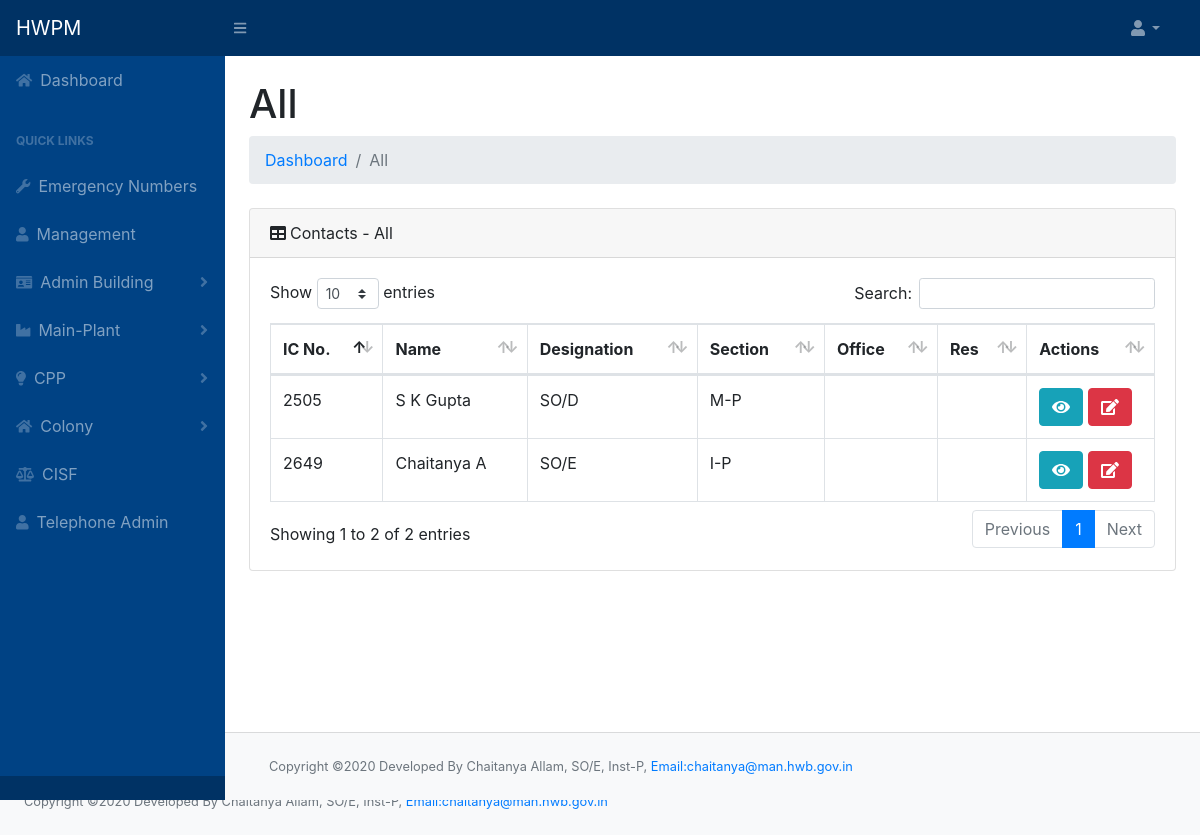
Before: /all.php with the older database file.
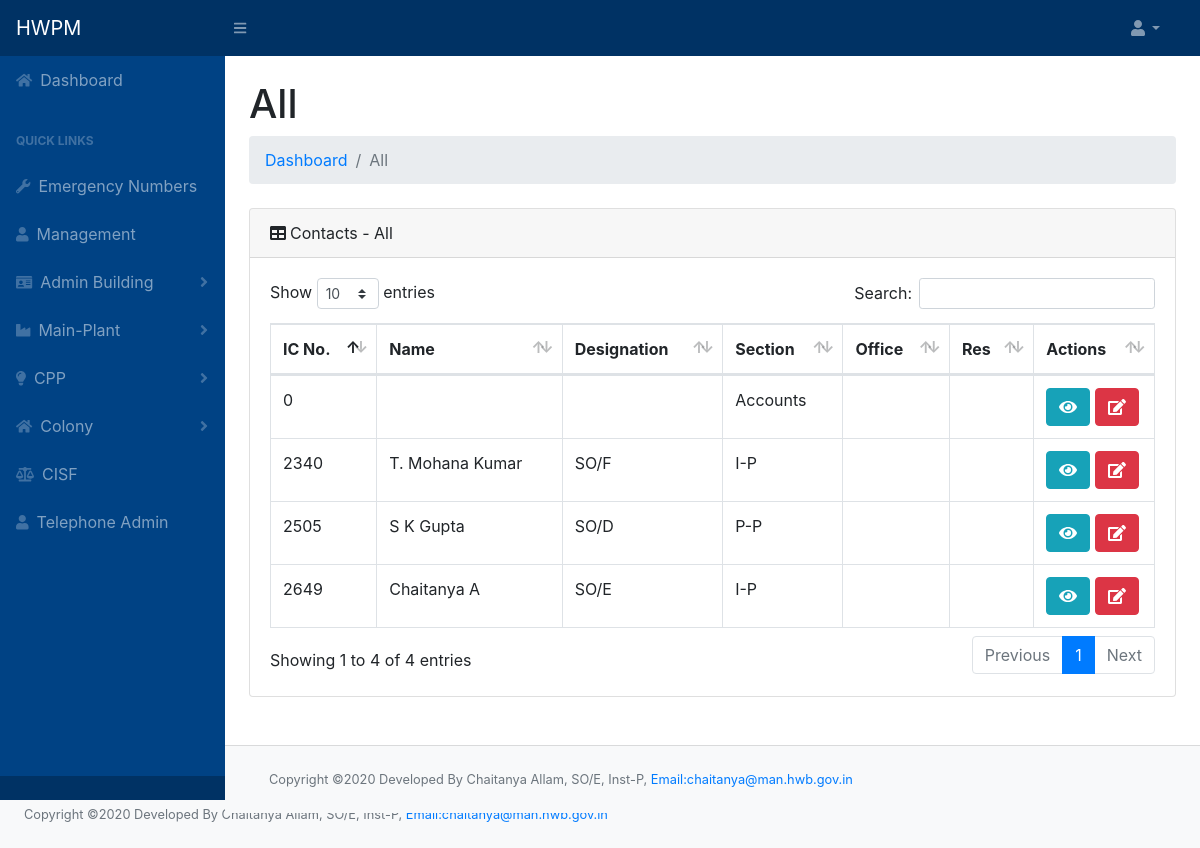
After: the same page with the newer database file.
### tables this page shows
CREATE TABLE `employee` (
  `icno` int(10) NOT NULL,
  `name` varchar(50) NOT NULL,
  `designation` varchar(50) NOT NULL,
  `section` varchar(50) NOT NULL,
  `pno` int(20) NOT NULL
);

### all.php (the view, shortened to what this page needs)
<!DOCTYPE html>
<html lang="en">
<?php include "header.php";
?>
<div id="layoutSidenav_content">
  <main>
    <div class="container-fluid">
      <h1 class="mt-4">All</h1>
      <ol class="breadcrumb mb-4">
        <li class="breadcrumb-item"><a href="index.php">Dashboard</a></li>
        <?php if (isset($_GET['act'])) { ?>
          <li class="breadcrumb-item"><a href="mech.php">All </a></li>
          <li class="breadcrumb-item active">
          <?php
          $query = $conn->query("SELECT * FROM `main_act` where `eno`='" . $_GET['act'] . "'");
          if (!$query) die($conn->error);
          while ($row = $query->fetch_assoc()) {
            echo $row['act_name'];
          }
        } else echo "<li class='breadcrumb-item active'>All</a></li>";
          ?>
      </ol>
        <div class="card mb-4">
                <div class="card-header"><i class="fas fa-table mr-1"></i>Contacts - All</div>
                <div class="card-body">
                    <div class="table-responsive table-hover">
                        <table class="table table-bordered" id="dataTable" width="100%" cellspacing="0">
                            <thead>
                                <tr>
                                    <th>IC No.</th>
                                    <th>Name</th>
                                    <th>Designation</th>
                                    <th>Section</th>
                                    <th>Office</th>
                                    <th>Res</th>
                                    <th>Actions</th>
                                </tr>
                            </thead>
                            <tbody>
                                <?php $query = $conn->query("SELECT * FROM `employee`");
                                while ($row = $query->fetch_assoc()) {
                                    echo"<tr>";
                                    ?>
                                    <td><?php echo $row['icno']?></td>
                                    <td><?php echo $row['name']?></td>
                                    <td><?php echo $row['designation']?></td>
                                    <td><?php echo $row['section']?></td>
                                    <td></td>
                                    <td></td>
                                    <td>
                                    <button type="button" class="btn btn-info" data-toggle="modal" data-target="#myModal1"><i class="fa fa-eye"></i></button>
                                    <button type="button" class="btn btn-danger" data-toggle="modal" data-target="#myModal2"><i class="fa fa-edit"></i></button>
                                    </td>
                                    <?php
                                    echo "</tr>";
                                } ?>
                            </tbody>
                        </table>
                    </div>
                </div>
            </div>
        </div>
    </main>
    <br>
    <footer class="py-4 bg-light mt-auto card-footer">
        <div class="container-fluid">
            <div class="d-flex align-items-center justify-content-between small">
                <div class="text-muted">Copyright &copy;2020 Developed By Chaitanya Allam, SO/E, Inst-P, <a href="mailto:chaitanya@man.hwb.gov.in" style="font-size:0.8rem">Email:chaitanya@man.hwb.gov.in</a></div>
            </div>
        </div>
    </footer>
</div>
</div>
  <br>
  <footer class="py-4 bg-light mt-auto">
    <div class="container-fluid">
      <div class="d-flex align-items-center justify-content-between small">
        <div class="text-muted">Copyright &copy;2020 Developed By Chaitanya Allam, SO/E, Inst-P, <a href="mailto:chaitanya@man.hwb.gov.in" style="font-size:0.8rem">Email:chaitanya@man.hwb.gov.in</a></div>
      </div>
    </div>
  </footer>
<?php include "footer.php" ?>

Changed rows visible on the page:
added employee: icno "0", section "Accounts"
added employee: icno "2340", name "T. Mohana Kumar", designation "SO/F", section "I-P"
changed employee "S K Gupta": section "M-P" → "P-P"
Other visible differences:
text written by a page script: "Show entries Search: Showing 1 to 2 of 2 entries Previous 1 Next" → "Show entries Search: Showing 1 to 4 of 4 entries Previous 1 Next"
